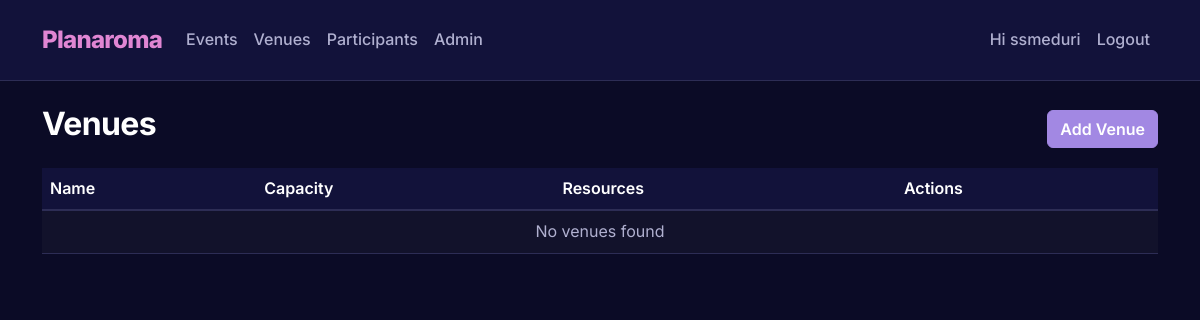
Before: /venues (signed in) with the older database file.
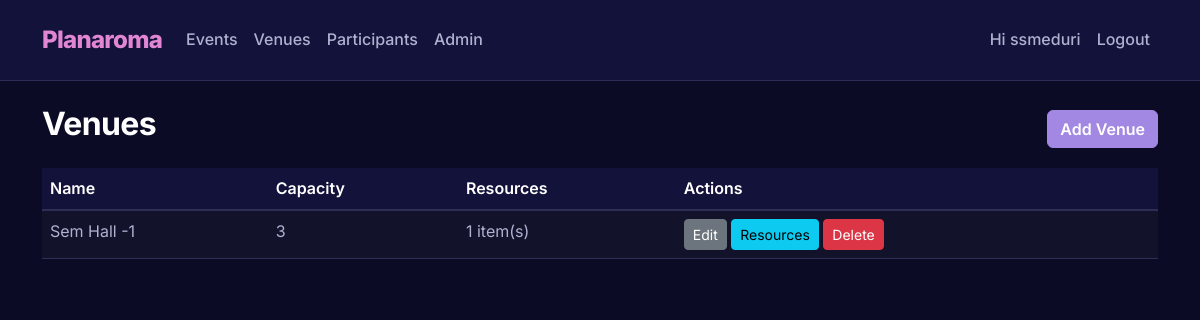
After: the same page with the newer database file.
### app/models.py (models this page shows, shortened)
class Venue(db.Model):
    __tablename__ = 'venue'
    id = db.Column(db.Integer, primary_key=True)
    name = db.Column(db.String(150), nullable=False, unique=True)
    capacity = db.Column(db.Integer, nullable=False, default=0)
    resources_list = db.relationship('Resource', back_populates='venue', cascade='all, delete-orphan')
    events = db.relationship('Event', backref='venue', lazy=True, cascade='all, delete-orphan')

### app/routes.py (the view)
@main_bp.route('/venues')
@login_required
def list_venues():
    venues = Venue.query.order_by(Venue.name).all()
    return render_template('venues/list.html', venues=venues)

### app/__init__.py (called while the page is built)
def create_app():
    app = Flask(__name__, static_folder='static', template_folder='templates')
    app.config.from_object(Config)
    db.init_app(app)
    login_manager.init_app(app)
    from .models import User
    @login_manager.user_loader
    def load_user(user_id):
        return User.query.get(int(user_id))
    from .routes import main_bp
    from .auth import auth_bp
    app.register_blueprint(main_bp)
    app.register_blueprint(auth_bp)
    return app

### app/templates/venues/list.html
{% extends 'base.html' %}
{% block content %}
<div class="d-flex justify-content-between align-items-center mb-3">
    <h2>Venues</h2>
    {% if current_user.is_authenticated %}
      <a class="btn btn-primary" href="{{ url_for('main.add_venue') }}">Add Venue</a>
    {% endif %}
</div>
<table class="table table-striped">
    <thead>
        <tr><th>Name</th><th>Capacity</th><th>Resources</th>{% if current_user.is_authenticated %}<th>Actions</th>{% endif %}</tr>
    </thead>
    <tbody>
        {% for v in venues %}
        <tr>
            <td>{{ v.name }}</td>
            <td>{{ v.capacity }}</td>
            <td>
              {% if v.resources_list %}
                {{ v.resources_list|length }} item(s)
              {% else %}
                -
              {% endif %}
            </td>
            {% if current_user.is_authenticated %}
            <td>
                <a class="btn btn-sm btn-secondary" href="{{ url_for('main.edit_venue', venue_id=v.id) }}">Edit</a>
                <a class="btn btn-sm btn-info" href="{{ url_for('main.manage_resources', venue_id=v.id) }}">Resources</a>
                <form method="POST" action="{{ url_for('main.delete_venue', venue_id=v.id) }}" style="display:inline-block" onsubmit="return confirm('Delete venue?');">
                    <button class="btn btn-sm btn-danger">Delete</button>
                </form>
            </td>
            {% endif %}
        </tr>
        {% else %}
        <tr><td colspan="4" class="text-center">No venues found</td></tr>
        {% endfor %}
    </tbody>
</table>
{% endblock %}

Changed rows visible on the page:
added Venue: name "Sem Hall -1", capacity "3", resources_list|length "1"
Other visible differences:
text no longer shown: "No venues found"
